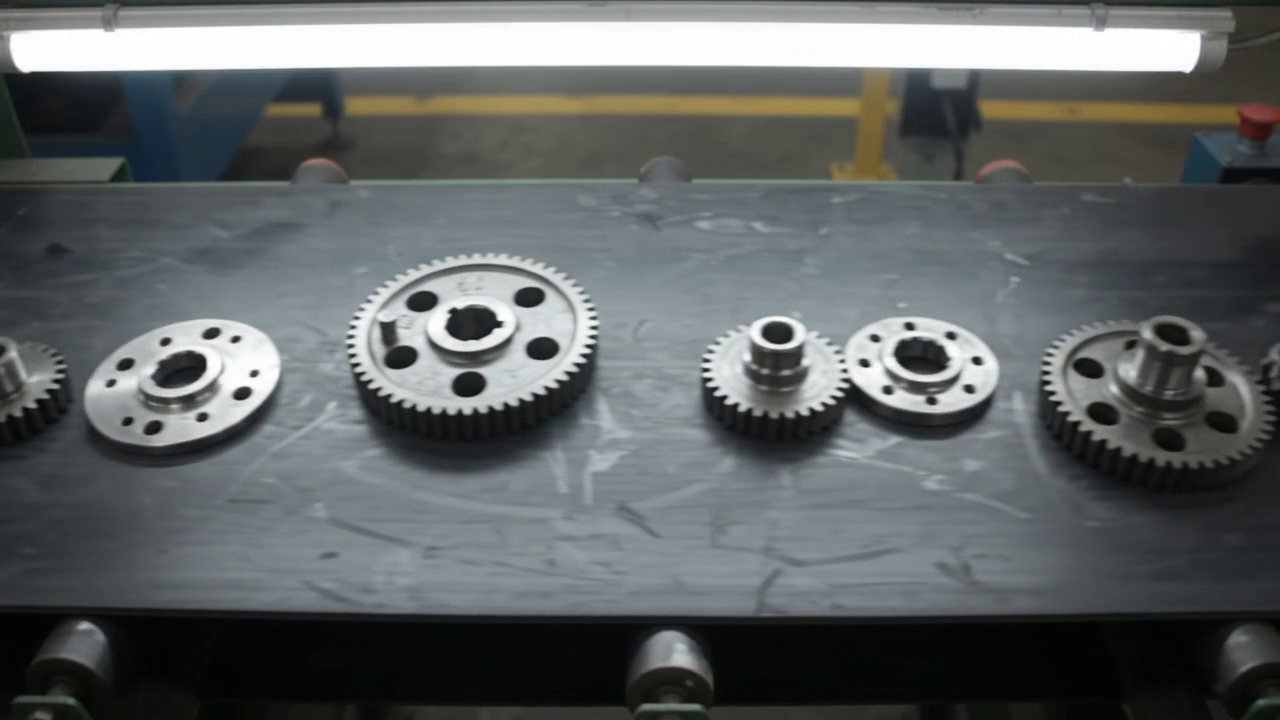
#> input picture frame 24 of aula-1/desafio/video.mp4, 1280 x 720 px
$ python trans_perspectiva.py --midia video.mp4
#> lines starting #> are read from the running program, lines starting #| are printed output that depends on the picture
### shared/media_io.py
"""
CAPIVOA UFPR.

Módulo utilitário para entrada/saída padronizada de imagens, vídeos e webcam.
Desenvolvido como ferramenta de suporte didático para o curso de Introdução
à Visão Computacional (Capivoa - EletroQuad-UFPR).

Principais funcionalidades:
- Carregamento seguro de imagens com validação de caminhos e decodificação.
- Captura unificada de vídeo (arquivo local ou índice numérico de webcam).
- Gerador `stream_midia` polimórfico (trata imagem, vídeo e webcam no mesmo loop).
- Parser de argumentos padronizado (`--midia` / `-m` ou `--origem` / `-o`).
- Utilitário visual `concatenar_lado_a_lado` para comparar etapas antes/depois.
"""

from pathlib import Path
import argparse
from typing import Generator, Tuple, Union, Optional, List
import cv2
import numpy as np

# diretório base do repositório (raiz)
BASE_DIR = Path(__file__).resolve().parent.parent

# extensões comuns de imagem estática reconhecidas
EXTENSOES_IMAGEM = {".jpg", ".jpeg", ".png", ".bmp", ".webp", ".tiff", ".tif"}


def resolver_caminho(caminho: Optional[Union[str, Path]], nome: Optional[str] = None) -> Path:
  """
  Resolve um caminho de arquivo garantindo que caminhos relativos sejam encontrados.

  Busca o arquivo na ordem: diretório atual de trabalho, subpasta 'aula-1',
  raiz do repositório ou pasta 'shared'.

  Parametros
  ----------
  caminho : str ou Path, opcional
    Caminho relativo ou absoluto do arquivo de mídia.
  nome : str, opcional
    Nome padrão de fallback caso 'caminho' não seja informado.

  Returns
  -------
  Path
    Instância de Path apontando para o arquivo localizado.

  Raises
  ------
  ValueError
    Se nem 'caminho' nem 'nome' forem fornecidos.
  """
#> called with caminho = 'video.mp4', nome = 'imagem_teste.png'
  alvo = caminho if caminho is not None else nome
  if alvo is None:
    raise ValueError("Nenhum caminho ou nome padrão foi especificado.")

  caminho_path = Path(alvo)
  if caminho_path.is_absolute():
    return caminho_path

  # ordem de verificação para encontrar o arquivo
  candidatos = [
    Path.cwd() / caminho_path,
    BASE_DIR / "aula-2" / "desafio" / caminho_path,
    BASE_DIR / "aula-2" / caminho_path,
    BASE_DIR / "aula-1" / "desafio" / caminho_path,
    BASE_DIR / "aula-1" / caminho_path,
    BASE_DIR / caminho_path,
    BASE_DIR / "shared" / caminho_path,
  ]

  for candidato in candidatos:
    if candidato.exists():
      return candidato

  # se ainda não existe fisicamente (ex: arquivo novo para salvar), usa pasta de trabalho, aula-2 ou aula-1
  return Path.cwd() / caminho_path


# [51 lines left out: function carregar_imagem, not called in this run]


def obter_captura_video(
  origem: Optional[Union[int, str, Path]] = None,
  nome: str = "video.mp4"
) -> cv2.VideoCapture:
  """
  Abre uma fonte de captura de vídeo (webcam pelo índice ou arquivo de vídeo).

  Inicializa e valida a abertura de um objeto cv2.VideoCapture.

  Parametros
  ----------
  origem : int, str ou Path, opcional
    Índice numérico para webcam ou caminho para arquivo de vídeo.
  nome : str, opcional
    Arquivo de vídeo padrão caso origem seja None. Padrão é "video.mp4".

  Returns
  -------
  cv2.VideoCapture
    Instância aberta de cv2.VideoCapture.

  Raises
  ------
  FileNotFoundError
    Se o arquivo de vídeo não existir no sistema de arquivos.
  RuntimeError
    Se houver falha ao inicializar o dispositivo ou ler os codecs do arquivo.
  """
  alvo = origem if origem is not None else nome

  eh_webcam = isinstance(alvo, int) or (isinstance(alvo, str) and alvo.strip().isdigit())

  if eh_webcam:
    indice = int(alvo)
    cap = cv2.VideoCapture(indice)
    descricao = f"Webcam (índice {indice})"
  else:
    arquivo = resolver_caminho(alvo, nome)
    if not arquivo.exists():
      raise FileNotFoundError(
        f"[ERRO media_io] Arquivo de vídeo não encontrado: '{arquivo}'"
      )
    cap = cv2.VideoCapture(str(arquivo))
    descricao = f"Arquivo de vídeo '{arquivo.name}'"

  if not cap.isOpened():
    raise RuntimeError(
      f"[ERRO media_io] Falha ao abrir fonte de captura: {descricao}. "
      f"Certifique-se de que a câmera está conectada ou o codec é suportado."
    )

  return cap


def stream_midia(
  origem: Optional[Union[int, str, Path]] = None,
  nome: str = "imagem_teste.png",
  to_rgb: bool = False
) -> Generator[Tuple[np.ndarray, bool], None, None]:
  """
  Gerador polimórfico unificado para processamento de imagem, vídeo ou webcam.

  Entrega quadros sucessivos para iteração homogênea em loops de processamento.
  Caso a entrada seja uma imagem estática, entrega um único frame com a flag
  is_stream=False. Caso seja vídeo ou câmera, entrega cada frame com is_stream=True.

  Parametros
  ----------
  origem : int, str ou Path, opcional
    Caminho do arquivo ou índice numérico da câmera.
  nome : str, opcional
    Arquivo padrão de fallback. Padrão é "imagem_teste.png".
  to_rgb : bool, opcional
    Se True, converte cada frame de BGR para RGB. Padrão é False.

  Yields
  ------
  frame : np.ndarray
    Matriz NumPy representando a imagem ou quadro atual.
  is_stream : bool
    Booleano indicando se o fluxo é contínuo (vídeo/webcam) ou pontual (imagem).
  """
  alvo = origem if origem is not None else nome
  eh_webcam = isinstance(alvo, int) or (isinstance(alvo, str) and alvo.strip().isdigit())

  if not eh_webcam:
    caminho_arquivo = resolver_caminho(alvo, nome)
    extensao = caminho_arquivo.suffix.lower()

    # se for imagem estática, carrega e entrega imediatamente
    if extensao in EXTENSOES_IMAGEM:
      frame = carregar_imagem(caminho_arquivo, to_rgb=to_rgb)
      yield frame, False
      return

  # caso seja vídeo ou webcam
  padrao_video = "video.mp4"
  cap = obter_captura_video(alvo, nome=nome if not eh_webcam else padrao_video)
  try:
    while True:
      ret, frame = cap.read()
      if not ret or frame is None:
        break

      if to_rgb:
        frame = cv2.cvtColor(frame, cv2.COLOR_BGR2RGB)

      yield frame, True
  finally:
    cap.release()


def concatenar_lado_a_lado(
  imagens: List[np.ndarray],
  titulos: Optional[List[str]] = None,
  altura_padrao: int = 400
) -> np.ndarray:
  """
  Concatena horizontalmente duas ou mais imagens para visualização lado a lado.

  Padroniza dimensões e número de canais entre imagens (convertendo grayscale
  em BGR e redimensionando proporcionalmente para a mesma altura) e adiciona
  faixas superiores opcionais com títulos explicativos.

  Parametros
  ----------
  imagens : list de np.ndarray
    Lista contendo as matrizes das imagens a serem concatenadas.
  titulos : list de str, opcional
    Lista com os títulos textuais correspondentes a cada imagem.
  altura_padrao : int, opcional
    Altura vertical em pixels para redimensionar as imagens. Padrão é 400.

  Returns
  -------
  np.ndarray
    Matriz NumPy combinada contendo todas as imagens dispostas horizontalmente.

  Raises
  ------
  ValueError
    Se a lista de imagens fornecida for vazia.
  """
  if not imagens:
    raise ValueError("A lista de imagens não pode ser vazia.")

  processadas = []
  for i, img in enumerate(imagens):
    item = img.copy()

    # converte 1 canal (grayscale/máscara) para 3 canais bgr para poder concatenar
    if len(item.shape) == 2:
      item = cv2.cvtColor(item, cv2.COLOR_GRAY2BGR)

    # redimensiona proporcionalmente para a altura_padrao
    h, w = item.shape[:2]
    if h != altura_padrao:
      fator = altura_padrao / float(h)
      largura_nova = int(w * fator)
      item = cv2.resize(item, (largura_nova, altura_padrao), interpolation=cv2.INTER_LINEAR)

    # se houver título correspondente, adiciona barra superior com o texto
    if titulos and i < len(titulos) and titulos[i]:
      barra = np.zeros((32, item.shape[1], 3), dtype=np.uint8)
      cv2.putText(
        barra,
        titulos[i],
        (10, 22),
        cv2.FONT_HERSHEY_SIMPLEX,
        0.6,
        (255, 255, 255),
        1,
        cv2.LINE_AA
      )
      item = np.vstack([barra, item])

    processadas.append(item)

  # concatena horizontalmente com uma linha divisória cinza entre elas
  divisor = np.full((processadas[0].shape[0], 4, 3), 60, dtype=np.uint8)
  resultado = processadas[0]
  for p in processadas[1:]:
    resultado = np.hstack([resultado, divisor, p])

  return resultado


class MediaArgumentParser(argparse.ArgumentParser):
  """
  ArgumentParser personalizado que aceita tanto '--midia'/'-m' quanto '--origem'/'-o'.
  """

  def parse_args(self, args=None, namespace=None):
    ns = super().parse_args(args=args, namespace=namespace)
    if hasattr(ns, "origem"):
      ns.midia = ns.origem
    elif hasattr(ns, "midia"):
      ns.origem = ns.midia
    return ns


def criar_parser_midia(
  descricao: str = "Processamento de Imagem/Vídeo com OpenCV (Módulo 1)",
  nome: str = "imagem_teste.png"
) -> MediaArgumentParser:
  """
  Cria um parser padronizado de argumentos de linha de comando.

  Configura os argumentos comuns como '--midia'/'-m' e '--origem'/'-o'.

  Parametros
  ----------
  descricao : str, opcional
    Texto descritivo do parser. Padrão é "Processamento de Imagem/Vídeo com OpenCV (Módulo 1)".
  nome : str, opcional
    Arquivo padrão sugerido como entrada. Padrão é "imagem_teste.png".

  Returns
  -------
  MediaArgumentParser
    Instância configurada de MediaArgumentParser.
  """
  parser = MediaArgumentParser(
    description=descricao,
    formatter_class=argparse.RawDescriptionHelpFormatter
  )
  parser.add_argument(
    "-m", "--midia", "-o", "--origem",
    dest="origem",
    type=str,
    default=nome,
    help=f"Arquivo de imagem/vídeo ou índice da webcam (ex: 0). Padrão: {nome}"
  )
  return parser

### aula-1/trans_perspectiva.py
"""
CAPIVOA UFPR.

Demonstração didática da Transformação de Perspectiva.
Módulo 1 - Introdução à Visão Computacional (Capivoa - EletroQuad-UFPR).

Conceito teórico:
- A transformação de perspectiva (homografia projetiva) corrige distorções
 causadas pelo ângulo oblíquo da câmera em relação ao plano de interesse.
- Enquanto em transformações afins (translação/rotação) o paralelismo é
 estritamente mantido, na perspectiva linhas paralelas no mundo real convergem
 para pontos de fuga.
- Diferença matemática:
 - Transformação Afim: precisa de 3 pontos de correspondência (matriz 2x3).
 - Transformação de Perspectiva: precisa de 4 pontos (matriz 3x3 com 8 graus de liberdade).
- Funções OpenCV:
 - cv2.getPerspectiveTransform(pts_origem, pts_destino): calcula a matriz 3x3.
 - cv2.warpPerspective(img, M, (largura, altura)): aplica a deformação matricial.

Como executar:
  python trans_perspectiva.py
  python trans_perspectiva.py --midia video.mp4
  python trans_perspectiva.py --midia 0 # Webcam
"""

import sys
from pathlib import Path
import cv2
import numpy as np

ROOT_DIR = Path(__file__).resolve().parent.parent
if str(ROOT_DIR) not in sys.path:
  sys.path.insert(0, str(ROOT_DIR))

from shared.media_io import stream_midia, criar_parser_midia, concatenar_lado_a_lado


def obter_pontos_origem_padrao(frame: np.ndarray, nome_midia: str) -> np.ndarray:
  """
  Retorna os quatro pontos de origem no formato [SupEsq, SupDir, InfDir, InfEsq].

  Para 'imagem_teste.png', utiliza as coordenadas exatas da placa didática.
  Caso contrário, calcula um trapézio central proporcional à resolução do frame.

  Parametros
  ----------
  frame : np.ndarray
    Matriz do quadro de imagem ou vídeo.
  nome_midia : str
    Nome ou caminho da mídia fornecida.

  Returns
  -------
  np.ndarray
    Matriz NumPy (float32) contendo as 4 coordenadas (x, y) de origem.
  """
#> called with nome_midia = 'video.mp4'
  h, w = frame.shape[:2]
#> h = 720; w = 1280
  nome_base = Path(nome_midia).name.lower()

  if "imagem_teste" in nome_base:
    # coordenadas exatas da placa desenhada por criar_imagem.py
    return np.float32([
      [370, 70],  # p1: superior esquerdo
      [590, 130], # p2: superior direito
      [540, 280], # p3: inferior direito
      [340, 220]  # p4: inferior esquerdo
    ])

  # para qualquer outra imagem, vídeo ou webcam, define um trapézio de interesse didático
  margem_x = int(w * 0.20)
#> margem_x = 256
  topo_x = int(w * 0.32)
#> topo_x = 409
  topo_y = int(h * 0.25)
#> topo_y = 180
  base_y = int(h * 0.85)
#> base_y = 612

  return np.float32([
    [topo_x, topo_y],       # p1: superior esquerdo
    [w - topo_x, topo_y],     # p2: superior direito
    [w - margem_x, base_y],    # p3: inferior direito
    [margem_x, base_y]      # p4: inferior esquerdo
  ])


def main():
  """
  Executa a demonstração de retificação por transformação de perspectiva.

  Calcula a homografia projetiva 3x3 com cv2.getPerspectiveTransform e
  aplica cv2.warpPerspective para corrigir distorções de ângulo da câmera.
  """
  parser = criar_parser_midia(
    descricao="Transformação de Perspectiva e Retificação",
    nome="imagem_teste.png"
  )
  parser.add_argument(
    "--no-show",
    action="store_true",
    help="Executa o processamento sem abrir janelas gráficas."
  )
  args = parser.parse_args()

  print("=" * 60)
  print("CAPIVOA - INTRODUÇÃO À VISÃO COMPUTACIONAL (MÓDULO 1)")
  print("TRANSFORMAÇÃO DE PERSPECTIVA")
  print("=" * 60)
  print(f"Mídia de entrada: '{args.midia}'")

  # dimensões de saída para a vista frontal retificada
  largura_saida, altura_saida = 360, 220
  pts_destino = np.float32([
    [0, 0],              # p1' -> topo esquerdo
    [largura_saida, 0],        # p2' -> topo direito
    [largura_saida, altura_saida],  # p3' -> base direita
    [0, altura_saida]         # p4' -> base esquerda
  ])

  # cores didáticas para cada um dos 4 vértices (bgr)
  cores_pontos = [
    (0, 0, 255),  # p1: vermelho
    (0, 255, 0),  # p2: verde
    (255, 0, 0),  # p3: azul
    (0, 255, 255)  # p4: amarelo
  ]

  for i, (frame, is_stream) in enumerate(stream_midia(args.midia)):
    pts_origem = obter_pontos_origem_padrao(frame, args.midia)
#> pts_origem = [[409, 180], [871, 180], [1024, 612], [256, 612]]
#> frame is the input picture: shape (720, 1280, 3); mean B, G, R 100.1, 99.8, 95.3

    # 1. calcular a matriz 3x3 de perspectiva
    M_perspectiva = cv2.getPerspectiveTransform(pts_origem, pts_destino)
#> M_perspectiva = [[1.08, 0.381, -508.8], [5.55e-17, 1.17, -210.5], [4.43e-19, 0.00212, 1]]

    # 2. aplicar cv2.warpperspective para projetar o plano de volta à vista regular
    frame_retificado = cv2.warpPerspective(
      frame,
      M_perspectiva,
      (largura_saida, altura_saida)
    )
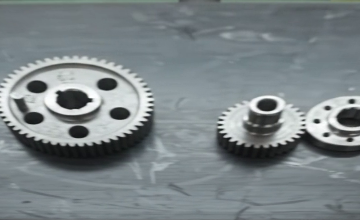
#> frame_retificado: shape (220, 360, 3); mean B, G, R 135, 132, 123.4

    if args.no_show:
      if i >= 5 or not is_stream:
        print(f"[Modo no-show] {i+1} frames processados com sucesso.")
        break
      continue

    # 3. desenhar o polígono e vértices no frame original para visualização
    frame_anotado = frame.copy()
    pts_int = pts_origem.astype(np.int32).reshape((-1, 1, 2))
#> pts_int = [[409, 180], [871, 180], [1024, 612], [256, 612]]
    cv2.polylines(frame_anotado, [pts_int], isClosed=True, color=(0, 255, 255), thickness=2, lineType=cv2.LINE_AA)

    for i, (pt, cor) in enumerate(zip(pts_origem, cores_pontos)):
      pt_xy = (int(pt[0]), int(pt[1]))
      cv2.circle(frame_anotado, pt_xy, 6, cor, -1, lineType=cv2.LINE_AA)
      cv2.putText(
        frame_anotado, f"P{i+1}",
        (pt_xy[0] + 8, pt_xy[1] - 8),
        cv2.FONT_HERSHEY_SIMPLEX, 0.5, cor, 2, cv2.LINE_AA
      )
#> this loop made 4 passes
#> (cor, pt_xy) on passes 1 to 4: ((0, 0, 255), (409, 180)), ((0, 255, 0), (871, 180)), ((255, 0, 0), (1024, 612)), ((0, 255, 255), (256, 612))
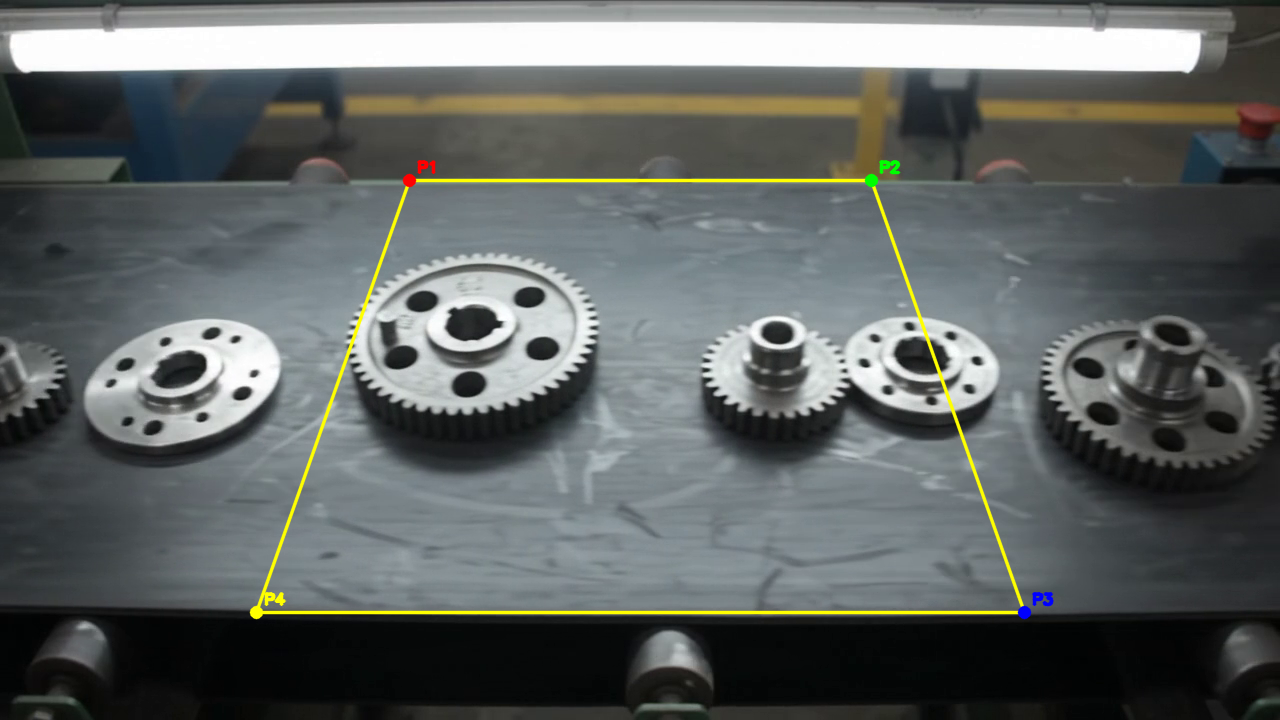
#> frame_anotado: shape (720, 1280, 3); mean B, G, R 99.2, 100.9, 96.5

    # 4. montagem lado a lado comparativa
    painel = concatenar_lado_a_lado(
      [frame_anotado, frame_retificado],
      titulos=["Origem (Perspectiva Inclinada)", "Vista Retificada (Ortogonal)"],
      altura_padrao=420
    )
#> the loop in concatenar_lado_a_lado, `for i, img in enumerate(imagens):` made 2 passes
#> (h, w, fator, largura_nova) on passes 1 to 2: (720, 1280, 0.583, 746), (220, 360, 1.91, 687)
#> pass 1, in concatenar_lado_a_lado, `item = np.vstack([barra, item])`:
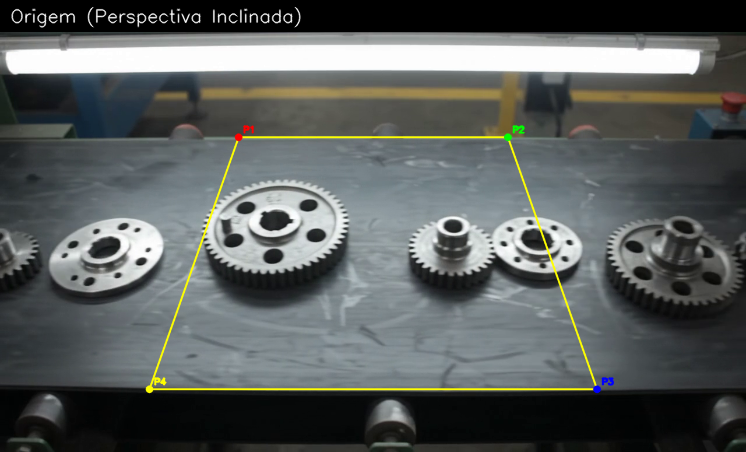
#> item: shape (452, 746, 3); mean B, G, R 92.8, 94.3, 90.2
#> after the loop in concatenar_lado_a_lado, `for i, img in enumerate(imagens):`:
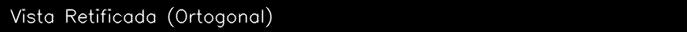
#> barra: shape (32, 687, 3); min 0, max 250, mean 9.1
#> after the loop in concatenar_lado_a_lado, `for i, img in enumerate(imagens):`: processadas = 2 items
#> the loop in concatenar_lado_a_lado, `for p in processadas[1:]:` made 1 pass
#> pass 1, in concatenar_lado_a_lado, `resultado = np.hstack([resultado, divisor, p])`:
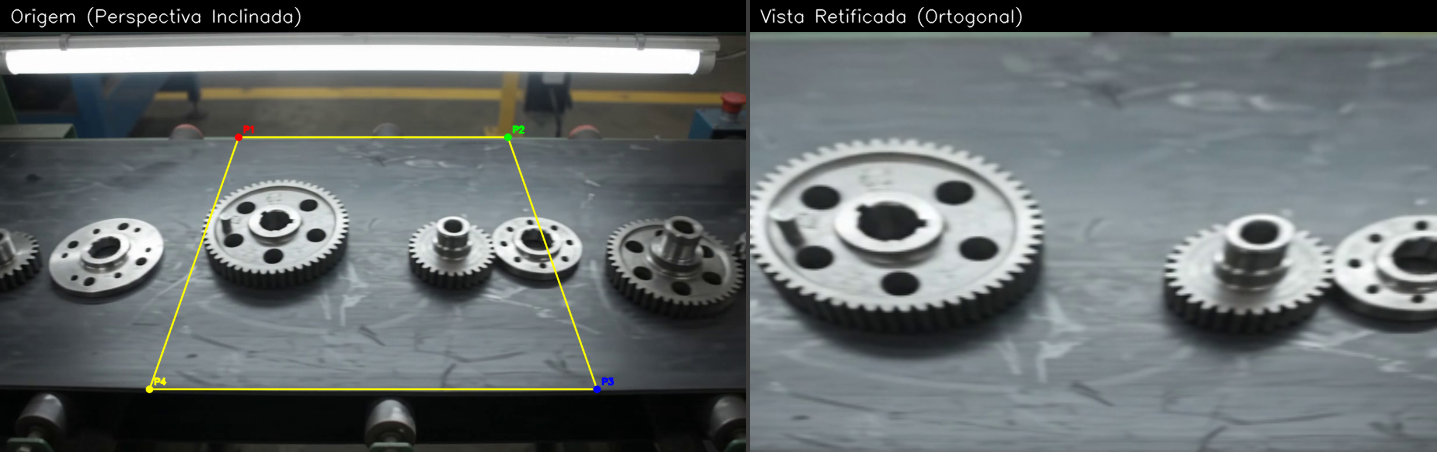
#> resultado: shape (452, 1437, 3); mean B, G, R 108.6, 108, 102.1

    nome_janela = "Transformacao de Perspectiva - Pressione Q para sair"
    cv2.imshow(nome_janela, painel)

    # se for imagem estatica, mantem a janela aberta ate o usuario encerrar
    if not is_stream:
      while True:
        tecla = cv2.waitKey(50) & 0xFF
        if tecla in [ord("q"), ord("Q"), 27]:
          break
        if cv2.getWindowProperty(nome_janela, cv2.WND_PROP_VISIBLE) < 1:
          break
      break

    # se for stream de video ou webcam
    tecla = cv2.waitKey(30) & 0xFF
#> (key q is pressed here)
    if tecla in [ord("q"), ord("Q"), 27]:
      break
    if cv2.getWindowProperty(nome_janela, cv2.WND_PROP_VISIBLE) < 1:
      break

  cv2.destroyAllWindows()
  print("[Fim] Demonstração de perspectiva encerrada.")


if __name__ == "__main__":
  main()
